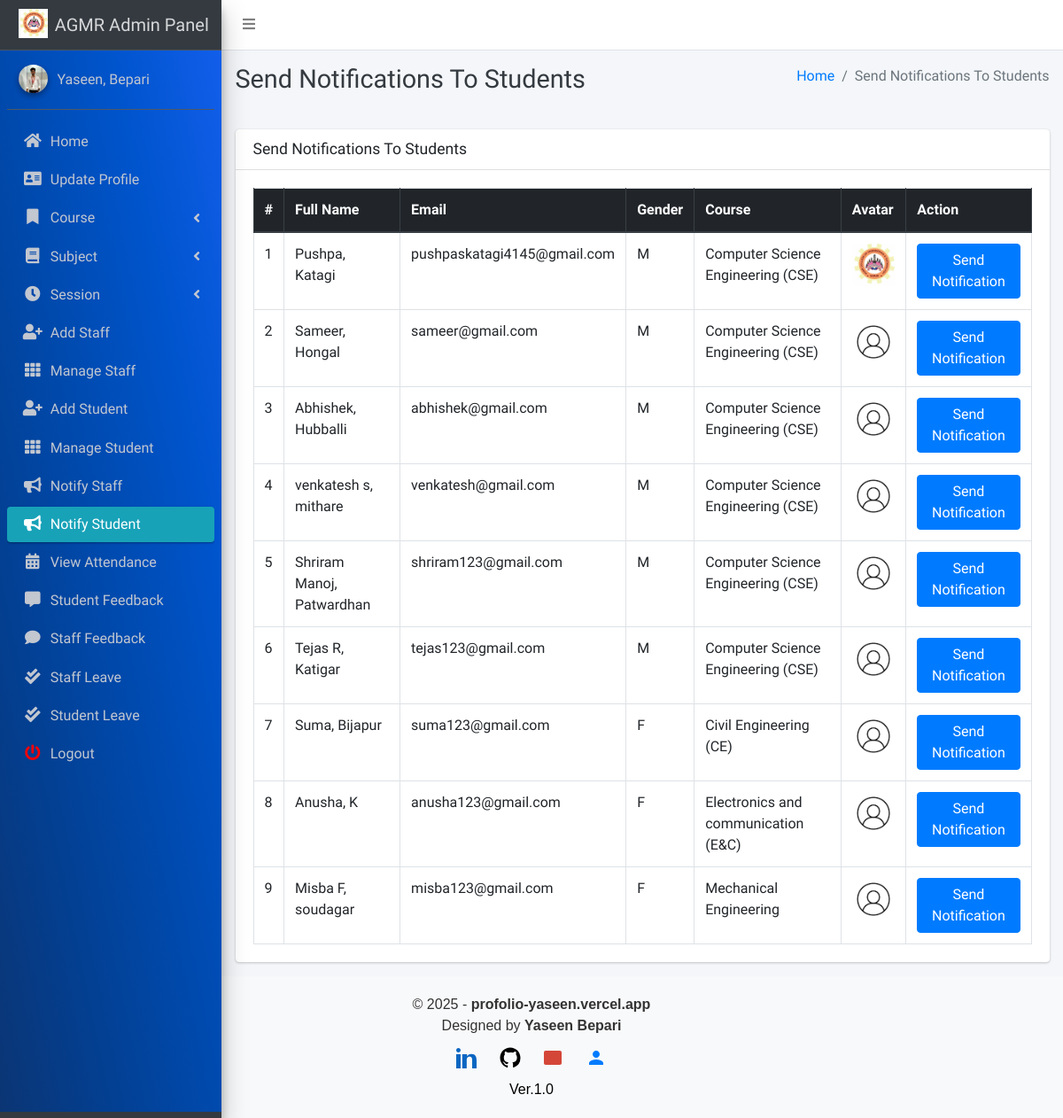
Page /admin_notify_student (signed in) on the committed database.
### main_app/models.py (models this page shows, shortened)
class CustomUser(AbstractUser):
    USER_TYPE = ((1, "HOD"), (2, "Staff"), (3, "Student"))
    GENDER = [("M", "Male"), ("F", "Female")]
    username = None  # Removed username, using email instead
    email = models.EmailField(unique=True)
    user_type = models.CharField(default=1, choices=USER_TYPE, max_length=1)
    gender = models.CharField(max_length=1, choices=GENDER)
    profile_pic = models.ImageField()
    address = models.TextField()
    fcm_token = models.TextField(default="")  # For firebase notifications
    created_at = models.DateTimeField(auto_now_add=True)
    updated_at = models.DateTimeField(auto_now=True)
    USERNAME_FIELD = "email"
    REQUIRED_FIELDS = []
    objects = CustomUserManager()
    def __str__(self):
        return self.last_name + ", " + self.first_name

class Student(models.Model):
    admin = models.OneToOneField(CustomUser, on_delete=models.CASCADE)
    course = models.ForeignKey(Course, on_delete=models.DO_NOTHING, null=True, blank=False)
    session = models.ForeignKey(Session, on_delete=models.DO_NOTHING, null=True)

class Course(models.Model):
    name = models.CharField(max_length=120)
    created_at = models.DateTimeField(auto_now_add=True)
    updated_at = models.DateTimeField(auto_now=True)

### main_app/hod_views.py (the view)
# urls.py: path("admin_notify_student", hod_views.admin_notify_student,
def admin_notify_student(request):
    student = CustomUser.objects.filter(user_type=3)
    context = {
        'page_title': "Send Notifications To Students",
        'students': student
    }
    return render(request, "hod_template/student_notification.html", context)

### main_app/templates/hod_template/student_notification.html (shortened to what this page needs)
{% extends 'main_app/base.html' %}
{% load static %}
{% block page_title %}{{page_title}}{% endblock page_title %}
{% block content %}
<section class="content">
    <div class="container-fluid">
        <div class="row">
            <div class="col-md-12">
                <div class="card">
                    <div class="card-header">
                        <h3 class="card-title">{{page_title}}</h3>
                    </div>
                    <div class="card-body">
                        <table id="example2" class="table table-bordered table-hover">
                            <thead class="thead-dark">
                                <tr>
                                    <th>#</th>
                                    <th>Full Name</th>
                                    <th>Email</th>
                                    <th>Gender</th>
                                    <th>Course</th>
                                    <th>Avatar</th>
                                    <th>Action</th>
                                </tr>
                            </thead>
                            <tbody>
                                {% for student in students %}
                                <tr>
                                    <td>{{ forloop.counter }}</td>
                                    <td>{{student.last_name}}, {{student.first_name}}</td>
                                    <td>{{student.email}}</td>
                                    <td>{{student.gender}}</td>
                                    <td>{{student.student.course.name}}</td>
                                    <td>
                                        {% if student.profile_pic == ""  %}
                                        No Image
                                        {% else %}
                                        <img class="img img-fluid mb-2" height="56" width="56"
                                            src="{{student.profile_pic}}" alt="">
                                        {% endif %}
                                    </td>
                                    <td><button data-toggle = "modal" data-target = "#myModal"class="btn btn-primary show_notification" value="{{student.id}}">Send Notification</button>
                                    </td>
                                </tr>
                                {% endfor %}
                            </tbody>
                        </table>
                    </div>
                </div>
            </div>
        </div>
    </div>
</section>
{% endblock content %}

### main_app/templates/main_app/sidebar_template.html (shortened to what this page needs)
{% load static %}
<aside class="main-sidebar sidebar-dark-info elevation-4">
    {% if request.user.user_type == '1' %}
    <a href="{% url 'admin_home' %}" class="brand-link">
        <img src="{% static 'dist/img/agm logo.jpg' %} " alt="AGMR LOGO"
            class="brand-image " >
        <span class="brand-text font-weight-light" >AGMR Admin Panel</span>
    </a>
    <div class="sidebar" style="background-image: linear-gradient(to right top, #0b3574, #033f91, #004aae, #0054cc, #125eeb);">
        <div class="user-panel mt-3 pb-3 mb-3 d-flex">
            <div class="image">
                <img src="{{ request.user.profile_pic}}" class="img-circle elevation-2" alt="User Image">
            </div>
            <div class="info">
                <a href="#" class="d-block">{{user}}</a>
            </div>
        </div>
        <nav class="mt-2">
            <ul class="nav nav-pills nav-sidebar flex-column" data-widget="treeview" role="menu" data-accordion="false">
                <li class="nav-item">
                    {% url 'admin_home' as admin_home %}
                    <a href="{{admin_home}}" class="nav-link {% if admin_home == request.path %} active {% endif %}">
                        <i class="nav-icon fas fa-home"></i>
                        <p>
                            Home
                        </p>
                    </a>
                </li>
                <li class="nav-item">
                    {% url 'admin_view_profile' as admin_view_profile %}
                    <a href="{{admin_view_profile}}"
                        class="nav-link {% if admin_view_profile == request.path %} active {% endif %}">
                        <i class="nav-icon fas fa-address-card"></i>
                        <p>
                            Update Profile
                        </p>
                    </a>
                </li>
                <li class="nav-item has-treeview">
                    <a href="#" class="nav-link" >
                        <i class="nav-icon fas fa-bookmark"></i>
                        <p>
                            Course
                            <i class="fas fa-angle-left right"></i>
                        </p>
                    </a>
                </li>
                <li class="nav-item has-treeview">
                    <a href="#" class="nav-link">
                        <i class="nav-icon fas fa-book"></i>
                        <p>
                            Subject
                            <i class="fas fa-angle-left right"></i>
                        </p>
                    </a>
                </li>
                <li class="nav-item has-treeview">
                    <a href="#" class="nav-link">
                        <i  class="nav-icon fas fa-clock"></i>
                        <p>
                            Session
                            <i class="fas fa-angle-left right"></i>
                        </p>
                    </a>
                </li>
                <li class="nav-item">
                    {% url 'add_staff' as add_staff %}
                    <a href="{{add_staff}}" class="nav-link {% if add_staff == request.path %} active {% endif %}">
                        <i class="nav-icon fas fa-user-plus"></i>
                        <p>
                            Add Staff
                        </p>
                    </a>
                </li>
                <li class="nav-item">
                    {% url 'manage_staff' as manage_staff %}
                    {% url 'edit_staff' staff_id as edit_staff %}
                    <a href="{{manage_staff}}"
                        class="nav-link {% if manage_staff == request.path or request.path == edit_staff %} active {% endif %}">
                        <i class="nav-icon fas fa-th"></i>
                        <p>
                            Manage Staff
                        </p>
                    </a>
                </li>
                <li class="nav-item">
                    {% url 'add_student' as add_student%}
                    <a href="{{add_student}}" class="nav-link  {% if add_student == request.path %} active {% endif %}">
                        <i class="nav-icon fas fa-user-plus"></i>
                        <p>
                            Add Student
                        </p>
                    </a>
                </li>
                <li class="nav-item">
                    {% url 'manage_student' as manage_student %}
                    {% url 'edit_student' student_id as edit_student %}
                    <a href="{{manage_student}}"
                        class="nav-link  {% if edit_student == request.path or manage_student == request.path %} active {% endif %}">
                        <i class="nav-icon fas fa-th"></i>
                        <p>
                            Manage Student
                        </p>
                    </a>
                </li>
                <li class="nav-item">
                    {% url 'admin_notify_staff' as admin_notify_staff %}
                    <a href="{{admin_notify_staff}}"
                        class="nav-link {% if admin_notify_staff == request.path %} active {% endif %}">
                        <i class="nav-icon fas fa-bullhorn"></i>
                        <p>
                            Notify Staff
                        </p>
                    </a>
                </li>
                <li class="nav-item">
                    {% url 'admin_notify_student' as admin_notify_student %}
                    <a href="{{admin_notify_student}}"
                        class="nav-link {% if admin_notify_student == request.path %} active {% endif %}">
                        <i class="nav-icon fas fa-bullhorn"></i>
                        <p>
                            Notify Student
                        </p>
                    </a>
                </li>
                <li class="nav-item">
                    {% url 'admin_view_attendance' as admin_view_attendance %}
                <li class="nav-item">
                    <a href="{{admin_view_attendance}}"
                        class="nav-link  {% if admin_view_attendance == request.path %} active {% endif %}">
                        <i class="nav-icon fas fa-calendar-alt"></i>
                        <p>
                            View Attendance
                        </p>
                    </a>
                </li>
                <li class="nav-item">
                    {% url 'student_feedback_message' as student_feedback_message %}
                    <a href="{{ student_feedback_message }}"
                        class="nav-link  {% if student_feedback_message == request.path %} active {% endif %}">
                        <i class="nav-icon fas fa-comment-alt"></i>
                        <p>
                            Student Feedback
                        </p>
                    </a>
                </li>
                <li class="nav-item">
                    {% url 'staff_feedback_message' as staff_feedback_message %}
                    <a href="{{staff_feedback_message}}"
                        class="nav-link   {% if staff_feedback_message == request.path %} active {% endif %}">
                        <i  class="nav-icon fas fa-comment"></i>
                        <p>
                            Staff Feedback
                        </p>
                    </a>
                </li>
                <li class="nav-item">
                    {% url 'view_staff_leave' as view_staff_leave %}
                    <a href="{{view_staff_leave}}"
                        class="nav-link  {% if view_staff_leave == request.path %} active {% endif %}">
                        <i  class="nav-icon fas fa-check-double"></i>
                        <p>
                            Staff Leave
                        </p>
                    </a>
                </li>
                <li class="nav-item">
                    {% url 'view_student_leave' as view_student_leave %}
                    <a href="{% url 'view_student_leave' %}"
                        class="nav-link  {% if view_student_leave == request.path %} active {% endif %}">
                        <i  class="nav-icon fas fa-check-double"></i>
                        <p>
                            Student Leave
                        </p>
                    </a>
                </li>
                                        {% endif %}
                                        <li class="nav-item">
                                            <a href="{% url 'user_logout' %}"
                                                onclick="return confirm('Your session would be terminated.\n\nProceed?')"
                                                class="nav-link">
                                                <i  style="color: #ff0000"  class="nav-icon fas fa-power-off"></i>
                                                <p>
                                                    Logout
                                                </p>
                                            </a>
                                        </li>
                                    </ul>
                                </nav>
                            </div>
</aside>

### rows in the picture
CustomUser: last_name+first_name "Yaseen, Bepari"
CustomUser: last_name "Pushpa", first_name "Katagi", email "pushpaskatagi4145@gmail.com", gender "M", student.course.name "Computer Science Engineering (CSE)", shows a picture
CustomUser: last_name "Sameer", first_name "Hongal", email "sameer@gmail.com", gender "M", student.course.name "Computer Science Engineering (CSE)", profile_pic (picture)
CustomUser: last_name "Abhishek", first_name "Hubballi", email "abhishek@gmail.com", gender "M", student.course.name "Computer Science Engineering (CSE)", profile_pic (picture)
CustomUser: last_name "venkatesh s", first_name "mithare", email "venkatesh@gmail.com", gender "M", student.course.name "Computer Science Engineering (CSE)", profile_pic (picture)
CustomUser: last_name "Shriram Manoj", first_name "Patwardhan", email "shriram123@gmail.com", gender "M", student.course.name "Computer Science Engineering (CSE)", profile_pic (picture)
CustomUser: last_name "Tejas R", first_name "Katigar", email "tejas123@gmail.com", gender "M", student.course.name "Computer Science Engineering (CSE)", profile_pic (picture)
CustomUser: last_name "Suma", first_name "Bijapur", email "suma123@gmail.com", gender "F", student.course.name "Civil Engineering (CE)", profile_pic (picture)
CustomUser: last_name "Anusha", first_name "K", email "anusha123@gmail.com", gender "F", student.course.name "Electronics and communication (E&C)", profile_pic (picture)
CustomUser: last_name "Misba F", first_name "soudagar", email "misba123@gmail.com", gender "F", student.course.name "Mechanical Engineering", profile_pic (picture)

### other values in the picture
{{ page_title }} "Send Notifications To Students"
